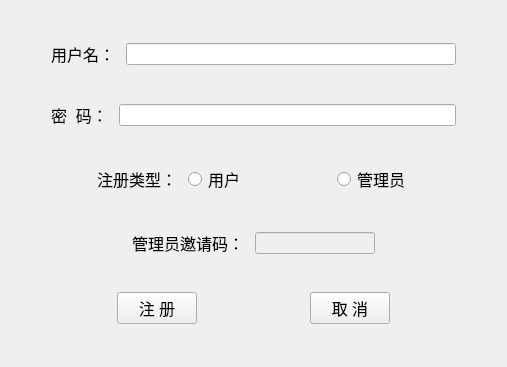
<?xml version="1.0" encoding="UTF-8"?>
<ui version="4.0">
 <class>Signup</class>
 <widget class="QWidget" name="Signup">
  <property name="geometry">
   <rect>
    <x>0</x>
    <y>0</y>
    <width>507</width>
    <height>367</height>
   </rect>
  </property>
  <property name="windowTitle">
   <string>Form</string>
  </property>
  <layout class="QVBoxLayout" name="verticalLayout">
   <item>
    <layout class="QHBoxLayout" name="horizontalLayout_2">
     <item>
      <spacer name="horizontalSpacer_4">
       <property name="orientation">
        <enum>Qt::Horizontal</enum>
       </property>
       <property name="sizeType">
        <enum>QSizePolicy::Minimum</enum>
       </property>
       <property name="sizeHint" stdset="0">
        <size>
         <width>40</width>
         <height>20</height>
        </size>
       </property>
      </spacer>
     </item>
     <item>
      <widget class="QLabel" name="s_users">
       <property name="font">
        <font>
         <pointsize>12</pointsize>
        </font>
       </property>
       <property name="text">
        <string>用户名： </string>
       </property>
      </widget>
     </item>
     <item>
      <widget class="QLineEdit" name="s_userline"/>
     </item>
     <item>
      <spacer name="horizontalSpacer_5">
       <property name="orientation">
        <enum>Qt::Horizontal</enum>
       </property>
       <property name="sizeType">
        <enum>QSizePolicy::Minimum</enum>
       </property>
       <property name="sizeHint" stdset="0">
        <size>
         <width>40</width>
         <height>20</height>
        </size>
       </property>
      </spacer>
     </item>
    </layout>
   </item>
   <item>
    <layout class="QHBoxLayout" name="horizontalLayout_3">
     <item>
      <spacer name="horizontalSpacer_6">
       <property name="orientation">
        <enum>Qt::Horizontal</enum>
       </property>
       <property name="sizeType">
        <enum>QSizePolicy::Minimum</enum>
       </property>
       <property name="sizeHint" stdset="0">
        <size>
         <width>40</width>
         <height>20</height>
        </size>
       </property>
      </spacer>
     </item>
     <item>
      <widget class="QLabel" name="s_pawd">
       <property name="font">
        <font>
         <pointsize>12</pointsize>
        </font>
       </property>
       <property name="text">
        <string>密  码： </string>
       </property>
      </widget>
     </item>
     <item>
      <widget class="QLineEdit" name="s_pawdline"/>
     </item>
     <item>
      <spacer name="horizontalSpacer_7">
       <property name="orientation">
        <enum>Qt::Horizontal</enum>
       </property>
       <property name="sizeType">
        <enum>QSizePolicy::Minimum</enum>
       </property>
       <property name="sizeHint" stdset="0">
        <size>
         <width>40</width>
         <height>20</height>
        </size>
       </property>
      </spacer>
     </item>
    </layout>
   </item>
   <item>
    <layout class="QHBoxLayout" name="horizontalLayout">
     <item>
      <spacer name="horizontalSpacer">
       <property name="orientation">
        <enum>Qt::Horizontal</enum>
       </property>
       <property name="sizeHint" stdset="0">
        <size>
         <width>40</width>
         <height>20</height>
        </size>
       </property>
      </spacer>
     </item>
     <item>
      <widget class="QLabel" name="label">
       <property name="font">
        <font>
         <pointsize>12</pointsize>
        </font>
       </property>
       <property name="text">
        <string>注册类型： </string>
       </property>
      </widget>
     </item>
     <item>
      <widget class="QRadioButton" name="s_user_b">
       <property name="font">
        <font>
         <pointsize>12</pointsize>
        </font>
       </property>
       <property name="text">
        <string>用户</string>
       </property>
      </widget>
     </item>
     <item>
      <spacer name="horizontalSpacer_2">
       <property name="orientation">
        <enum>Qt::Horizontal</enum>
       </property>
       <property name="sizeHint" stdset="0">
        <size>
         <width>40</width>
         <height>20</height>
        </size>
       </property>
      </spacer>
     </item>
     <item>
      <widget class="QRadioButton" name="s_admin_b">
       <property name="font">
        <font>
         <pointsize>12</pointsize>
        </font>
       </property>
       <property name="text">
        <string>管理员</string>
       </property>
      </widget>
     </item>
     <item>
      <spacer name="horizontalSpacer_3">
       <property name="orientation">
        <enum>Qt::Horizontal</enum>
       </property>
       <property name="sizeHint" stdset="0">
        <size>
         <width>40</width>
         <height>20</height>
        </size>
       </property>
      </spacer>
     </item>
    </layout>
   </item>
   <item>
    <layout class="QHBoxLayout" name="horizontalLayout_4">
     <item>
      <spacer name="horizontalSpacer_8">
       <property name="orientation">
        <enum>Qt::Horizontal</enum>
       </property>
       <property name="sizeType">
        <enum>QSizePolicy::Expanding</enum>
       </property>
       <property name="sizeHint" stdset="0">
        <size>
         <width>40</width>
         <height>20</height>
        </size>
       </property>
      </spacer>
     </item>
     <item>
      <widget class="QLabel" name="admin_code">
       <property name="font">
        <font>
         <pointsize>12</pointsize>
        </font>
       </property>
       <property name="whatsThis">
        <string>管理员邀请码：admin@123</string>
       </property>
       <property name="text">
        <string>管理员邀请码： </string>
       </property>
      </widget>
     </item>
     <item>
      <widget class="QLineEdit" name="code_line">
       <property name="enabled">
        <bool>false</bool>
       </property>
      </widget>
     </item>
     <item>
      <spacer name="horizontalSpacer_9">
       <property name="orientation">
        <enum>Qt::Horizontal</enum>
       </property>
       <property name="sizeHint" stdset="0">
        <size>
         <width>40</width>
         <height>20</height>
        </size>
       </property>
      </spacer>
     </item>
    </layout>
   </item>
   <item>
    <layout class="QHBoxLayout" name="horizontalLayout_5">
     <item>
      <spacer name="horizontalSpacer_12">
       <property name="orientation">
        <enum>Qt::Horizontal</enum>
       </property>
       <property name="sizeHint" stdset="0">
        <size>
         <width>40</width>
         <height>20</height>
        </size>
       </property>
      </spacer>
     </item>
     <item>
      <widget class="QPushButton" name="signup_b">
       <property name="font">
        <font>
         <pointsize>12</pointsize>
        </font>
       </property>
       <property name="text">
        <string>注 册</string>
       </property>
      </widget>
     </item>
     <item>
      <spacer name="horizontalSpacer_10">
       <property name="orientation">
        <enum>Qt::Horizontal</enum>
       </property>
       <property name="sizeHint" stdset="0">
        <size>
         <width>40</width>
         <height>20</height>
        </size>
       </property>
      </spacer>
     </item>
     <item>
      <widget class="QPushButton" name="cancel_b">
       <property name="font">
        <font>
         <pointsize>12</pointsize>
        </font>
       </property>
       <property name="text">
        <string>取 消</string>
       </property>
      </widget>
     </item>
     <item>
      <spacer name="horizontalSpacer_11">
       <property name="orientation">
        <enum>Qt::Horizontal</enum>
       </property>
       <property name="sizeHint" stdset="0">
        <size>
         <width>40</width>
         <height>20</height>
        </size>
       </property>
      </spacer>
     </item>
    </layout>
   </item>
  </layout>
 </widget>
 <resources/>
 <connections>
  <connection>
   <sender>cancel_b</sender>
   <signal>clicked()</signal>
   <receiver>Signup</receiver>
   <slot>close()</slot>
   <hints>
    <hint type="sourcelabel">
     <x>349</x>
     <y>325</y>
    </hint>
    <hint type="destinationlabel">
     <x>253</x>
     <y>183</y>
    </hint>
   </hints>
  </connection>
 </connections>
</ui>
